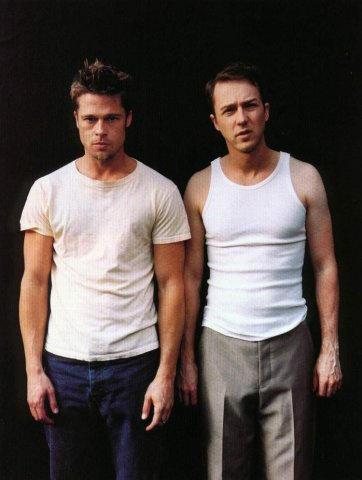
#> input picture pythonProject13/bclub.jpg, 362 x 480 px
$ python main.py
#> lines starting #> are read from the running program, lines starting #| are printed output that depends on the picture; after the words box and inside, x2 and y2 are one past the last pixel; in counts of white or black regions, pixels touching at a corner belong together
import cv2
face = cv2.CascadeClassifier(cv2.data.haarcascades+"haarcascade_frontalface_default.xml")


img = cv2.imread("bclub.jpg")
#> img is the input picture: shape (480, 362, 3); mean B, G, R 72, 75.8, 86
img_gray = cv2.cvtColor(img, cv2.COLOR_BGR2GRAY)
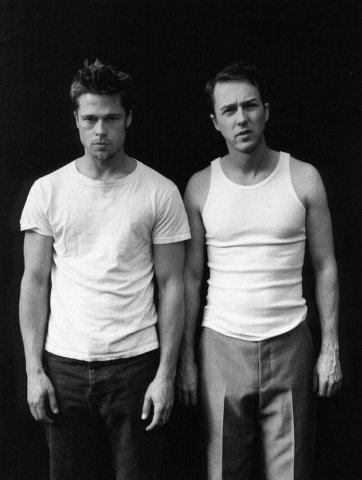
#> img_gray: shape (480, 362); min 0, max 254, mean 78.5

faces = face.detectMultiScale(img_gray, 1.05, 100)
#> faces = [[208, 83, 66, 66], [71, 97, 60, 60]]
for (x, y, w, h) in faces:
    cv2.rectangle(img, (x,y), (x+w, y+h), (255, 0, 0), 2)
#> this loop made 2 passes
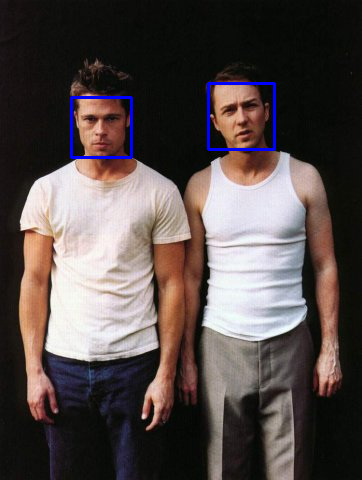
#> img: shape (480, 362, 3); 0.87% of pixels changed, all inside (x1, y1, x2, y2) = (70, 82, 276, 159)

cv2.imshow("Fighting club", img)
cv2.waitKey(0)
